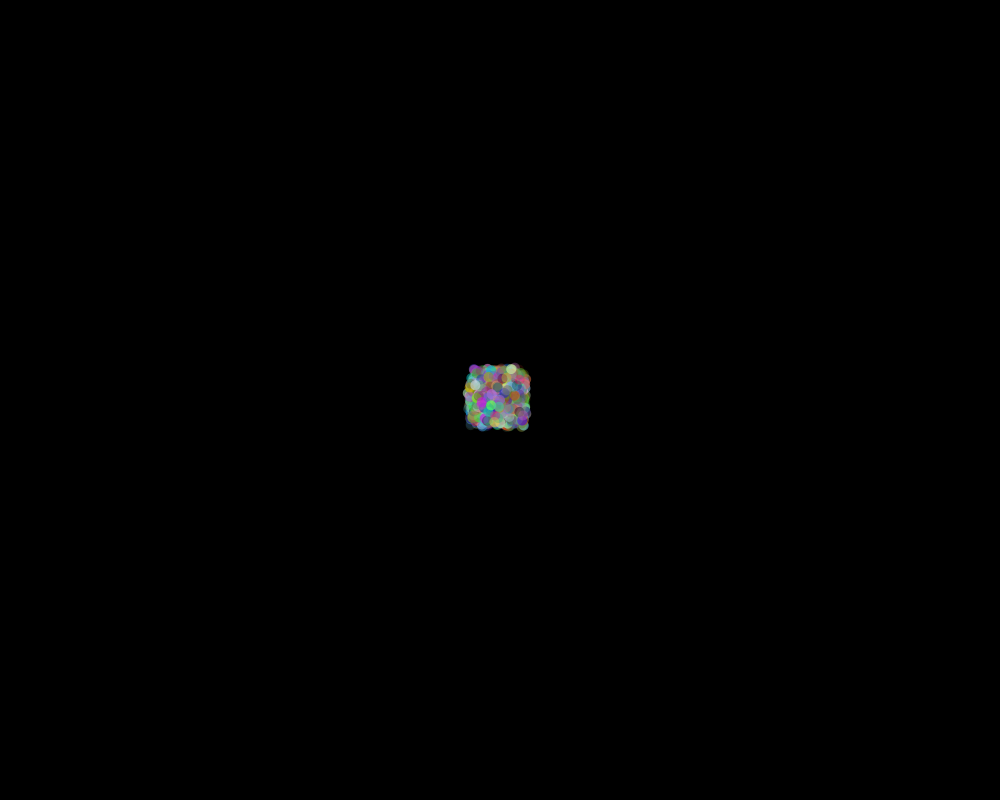
Frame 1 (no input)
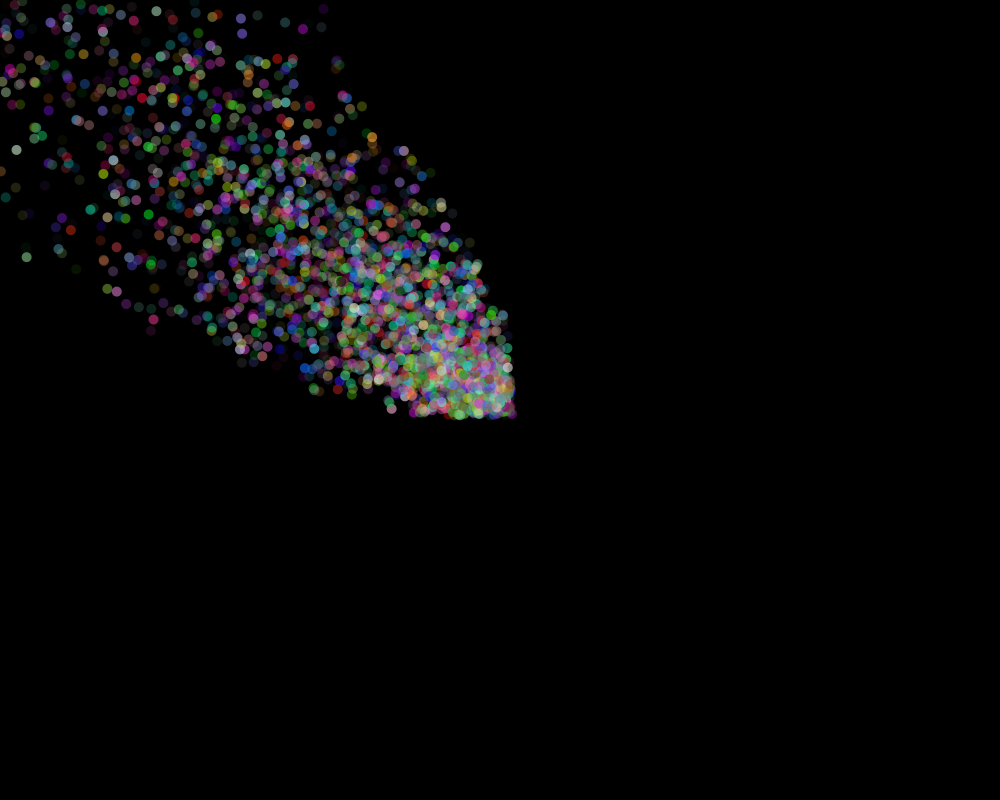
Frame 60 (the mouse pressed at the canvas centre just before this capture)
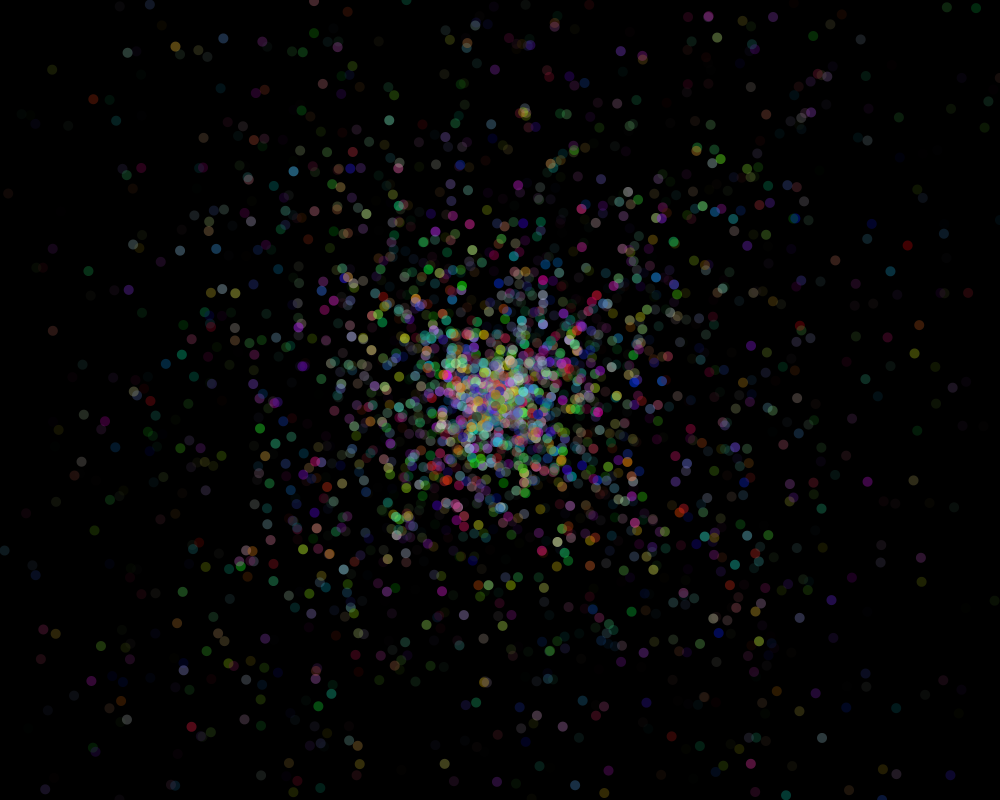
Frame 120 (the mouse held since frame 60 and released just before this capture)

The Processing sketch that drew these frames (run headless with seeded random() and noise(); from frame 60 on, the mouse is pressed at the canvas centre):

// Processing sketch: ColorParticles
// ── ColorParticles.pde
int numParticles = 3000;
Particle[] particles = new Particle[numParticles];

void setup() {
  size(1000, 800);
  stroke(255);
  smooth();
  
  for (int i=0; i< numParticles; i++) {
    particles[i] = new Particle(480.0+random(40),380.0+random(40),random(20)-10,random(20)-10);
  }
}

void draw() {
  background(0);
  
  ellipseMode(CENTER);
  
  noStroke();
  for (int i=0; i<numParticles; i++) {
    particles[i].accelerate(0.006*(mouseX-500),0.006*(mouseY-400));
    particles[i].move();
    if (particles[i].trans < 0 || particles[i].xPos < 0 || particles[i].yPos < 0 || particles[i].xPos > 1000 || particles[i].yPos > 800) {
      particles[i] = new Particle(500,400,random(20)-10,random(20)-10);
    }
    particles[i].draw();
  }
}

class Particle {
  float xPos, yPos;
  float xVel, yVel;
  float trans;
  color col;
  
  Particle(float xp, float yp, float xv, float yv) {
    xPos = xp;
    yPos = yp;
    xVel = xv;
    yVel = yv;
    trans = random(0.75);
    col = color(random(255),random(255),random(255));
  }
  
  void accelerate(float xAccel, float yAccel) {
    xVel += xAccel;
    yVel += yAccel;
  }
  
  void move() {
    xPos += xVel;
    yPos += yVel;
    trans -= 0.01;
  }
  
  void draw() {
    fill(col,255*trans);
    ellipse(xPos,yPos,10,10);
  }
}
